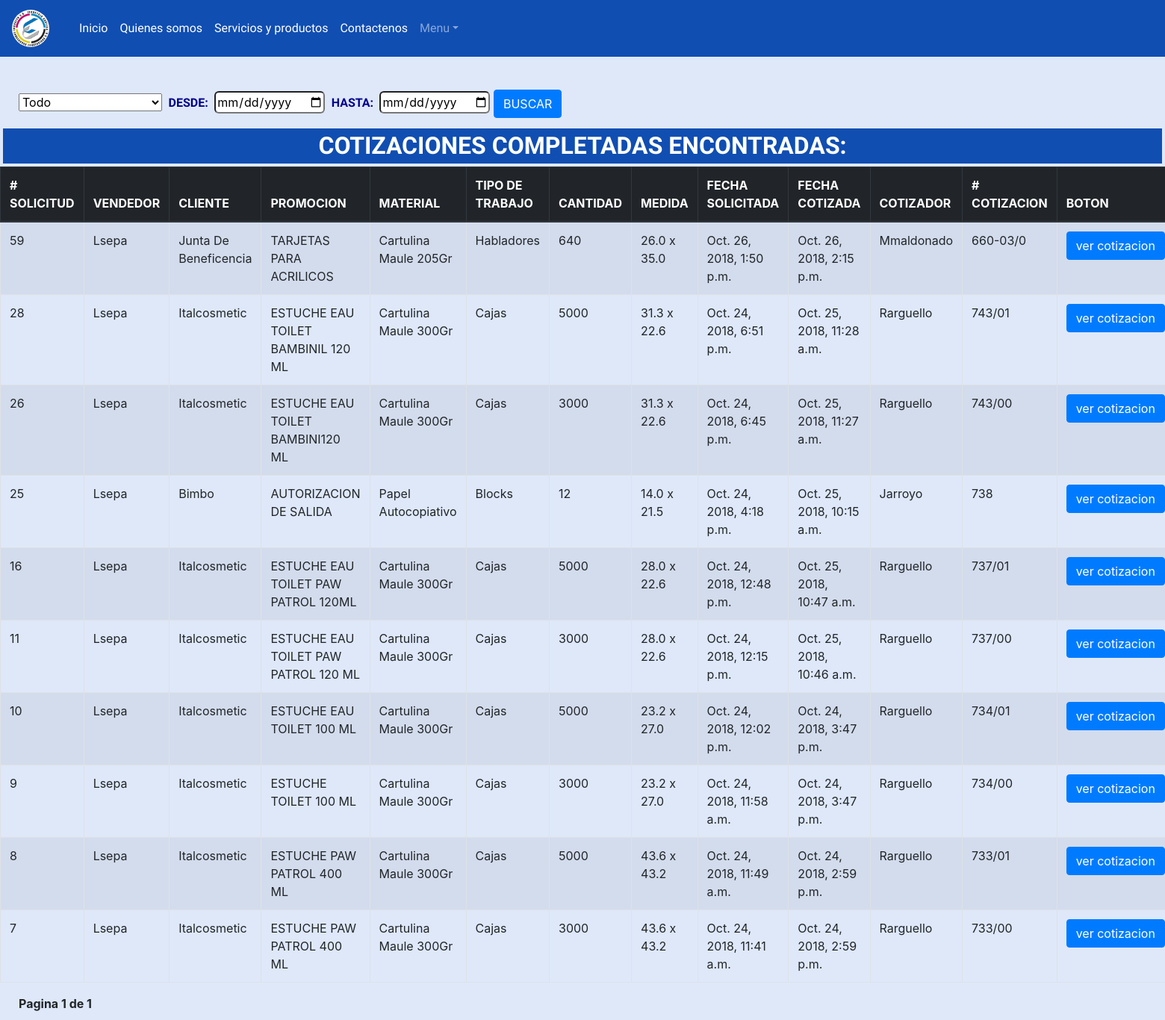
Page /cotizacion/ (signed in) on the committed database.
### cotizacion/models.py (models this page shows, shortened)
class CotizacionesSolicitadas(models.Model):
    num_solicitud = models.AutoField(primary_key = True)
    vendedor = models.CharField(max_length=20, blank=True)
    trabajo = models.CharField(max_length=40)
    nombre_cliente = models.ForeignKey(Clientes, on_delete=models.PROTECT, related_name="client")
    tipo_trabajo = models.CharField(max_length=30,null=True,blank=True)
    cantidad = models.IntegerField()
    material = models.CharField(max_length=30,null=True,blank=True)
    descripcion_material = models.CharField(max_length=30,null=True,blank=True)
    medida_alto = models.FloatField(null=True,blank=True,validators=[MaxValueValidator(99)])
    medida_ancho = models.FloatField(null=True,blank=True,validators=[MaxValueValidator(99)])
    impresion_tiro = models.CharField(max_length=30,null=True,blank=True)
    impresion_retiro = models.CharField(max_length=30,null=True,blank=True)
    uv = models.CharField(max_length=30,null=True,blank=True)
    laminado = models.CharField(max_length=30,null=True,blank=True)
    troquelado = models.CharField(max_length=30,null=True,blank=True)
    material2 = models.CharField(max_length=30,null=True,blank=True,default="")
    medida_alto_2 = models.FloatField(null=True,blank=True,validators=[MaxValueValidator(99)], default=0)
    medida_ancho_2 = models.FloatField(null=True,blank=True,validators=[MaxValueValidator(99)], default=0)
    descripcion_material2 = models.CharField(max_length=30,null=True,blank=True,default="")
    impresion_tiro2 = models.CharField(max_length=30,null=True,blank=True,default="")
    impresion_retiro2 = models.CharField(max_length=30,null=True,blank=True,default="")
    uv2 = models.CharField(max_length=30,null=True,blank=True,default="")
    laminado2 = models.CharField(max_length=30,null=True,blank=True,default="")
    troquelado2 = models.CharField(max_length=30,null=True,blank=True,default="")
    material3 = models.CharField(max_length=30,null=True,blank=True,default="")
    medida_alto_3 = models.FloatField(null=True,blank=True,validators=[MaxValueValidator(99)], default=0)
    medida_ancho_3 = models.FloatField(null=True,blank=True,validators=[MaxValueValidator(99)], default=0)
    descripcion_material3 = models.CharField(max_length=30,null=True,blank=True,default="")
    impresion_tiro3 = models.CharField(max_length=30,null=True,blank=True,default="")
    impresion_retiro3 = models.CharField(max_length=30,null=True,blank=True,default="")
    uv3 = models.CharField(max_length=30,null=True,blank=True,default="")
    laminado3 = models.CharField(max_length=30,null=True,blank=True,default="")
    troquelado3 = models.CharField(max_length=30,null=True,blank=True,default="")
    material4 = models.CharField(max_length=30,null=True,blank=True, default="")
    medida_alto_4 = models.FloatField(null=True,blank=True,validators=[MaxValueValidator(99)], default=0)
    medida_ancho_4 = models.FloatField(null=True,blank=True,validators=[MaxValueValidator(99)], default=0)
    descripcion_material4 = models.CharField(max_length=30,null=True,blank=True, default="")
    impresion_tiro4 = models.CharField(max_length=30,null=True,blank=True, default="")
    impresion_retiro4 = models.CharField(max_length=30,null=True,blank=True, default="")
    uv4 = models.CharField(max_length=30,null=True,blank=True, default="")
    laminado4 = models.CharField(max_length=30,null=True,blank=True, default="")
    troquelado4 = models.CharField(max_length=30,null=True,blank=True, default="")
    material5 = models.CharField(max_length=30,null=True,blank=True, default="")
    medida_alto_5 = models.FloatField(null=True,blank=True,validators=[MaxValueValidator(99)],default=0)
    medida_ancho_5 = models.FloatField(null=True,blank=True,validators=[MaxValueValidator(99)],default=0)
    descripcion_material5 = models.CharField(max_length=30,null=True,blank=True, default="")
    impresion_tiro5 = models.CharField(max_length=30,null=True,blank=True, default="")
    impresion_retiro5 = models.CharField(max_length=30,null=True,blank=True, default="")
    uv5 = models.CharField(max_length=30,null=True,blank=True, default="")
    laminado5 = models.CharField(max_length=30,null=True,blank=True, default="")
    troquelado5 = models.CharField(max_length=30,null=True,blank=True, default="")
    cantidad2 = models.IntegerField(null=True, blank=True, default=0)
    cantidad3 = models.IntegerField(null=True, blank=True, default =0)
    fecha_solicitada = models.DateTimeField(auto_now_add=True)
    detalles = models.CharField(max_length=300, blank=True,null=True)
    fecha_completada = models.DateTimeField(auto_now=True)
    cotizador = models.CharField(max_length=20, blank=True)
    numero_cotizacion = models.CharField(max_length=20, blank=True)
    imagen = models.ImageField(upload_to="uploads/", blank=True, null=True, default="none")
    procesado_por = models.CharField(max_length=25,default=" ",blank=True)
    solicitud_ot = models.CharField(max_length=20, blank=True, default= "")
    num_ot_relacionada = models.CharField(max_length=20, blank=True, default= "")

class Clientes(models.Model):
    nombre = models.CharField(max_length=40, unique=True)
    vendedor_asociado = models.ForeignKey(Usuarios, on_delete=models.PROTECT)
    usuario = models.CharField(max_length=20, blank=True)
    def __str__(self):
        return self.nombre

### cotizacion/views.py (the view, shortened to what this page needs)
# urls.py: path("cotizacion/",views.cotizaciones_completadas, name="cotizaciones_completadas"),
@login_required
def cotizaciones_completadas(request):
    ver = False
    cotizaciones_existentes = CotizacionesSolicitadas.objects.all().filter(cotizador__exact="")
    clientes_creados = models.Clientes.objects.all().order_by("nombre")
    trabajos_creados = models.TipoDeTrabajo.objects.all().order_by("trabajo")
    cotizadores = models.Usuarios.objects.all().filter(categoria="COT").order_by("username")
    vendedores = models.Usuarios.objects.all().filter(categoria="VEN").order_by("username")
    if request.method == "GET" and request.user.categoria == "VEN":
        cotizaciones = CotizacionesSolicitadas.objects.all().exclude(cotizador__exact="").filter(vendedor=request.user).order_by("-fecha_solicitada")
        paginator = Paginator(cotizaciones,10)
        page = request.GET.get('page')
        cotizaciones_completadas = paginator.get_page(page)
        return render(request,"cotizaciones_completadas.html",{"cotizaciones_completadas":cotizaciones_completadas,"ver":ver,"clientes_creados":clientes_creados,"trabajos_creados":trabajos_creados,"cotizadores":cotizadores,"vendedores":vendedores, "cotizaciones_existentes":cotizaciones_existentes})

### templates/cotizaciones_completadas.html (shortened to what this page needs)
{% extends "base.html" %}
{% block content %}
<div class="container">
  <form enctype="multipart/form-data" method="POST">
  <select  class="seleccion" name="seleccion" onchange="filtros_busqueda(this)">
    <option value="Todo">Todo</option>
  </select>
  <label for="desde">DESDE:</label>
  <input id="desde" type="date" name="desde" value="">
  <label for="hasta">HASTA:</label>
  <input id="hasta" type="date" name="hasta" value="">
  <input type="submit" name="buscar" class="btn btn-primary" value="BUSCAR">
</div>
{% if ver == False %}
<h2>COTIZACIONES COMPLETADAS ENCONTRADAS:</h2>
<div class="">
<table class="table table-striped table-bordered">
<thead class="thead-dark">
    <th># SOLICITUD</th>
  <th>VENDEDOR</th>
  <th>CLIENTE</th>
  <th>PROMOCION</th>
  <th>MATERIAL</th>
  <th>TIPO DE TRABAJO</th>
  <th>CANTIDAD</th>
  <th>MEDIDA</th>
  <th>FECHA SOLICITADA</th>
  <th>FECHA COTIZADA</th>
  <th>COTIZADOR</th>
  <th># COTIZACION</th>
  <th>BOTON</th>
</thead>
{% for cotizacion in cotizaciones_completadas %}
{% if cotizacion.vendedor == user.username or user.categoria == "COT" or user.categoria == "ADM" %}
<tr>
  <form enctype="multipart/form-data" method="POST">
  <td name="numero">{{ cotizacion.num_solicitud }} </td>
  <td>{{ cotizacion.vendedor }} </td>
  <td>{{ cotizacion.nombre_cliente }} </td>
  <td>{{ cotizacion.trabajo}}</td>
  <td>{{ cotizacion.material }} </td>
  <td>{{ cotizacion.tipo_trabajo }} </td>
  <td>{{ cotizacion.cantidad }} </td>
  <td>{{ cotizacion.medida_ancho }} x {{ cotizacion.medida_alto }} </td>
  <td>{{ cotizacion.fecha_solicitada }}</td>
  <td>{{ cotizacion.fecha_completada }}</td>
  <td>{{ cotizacion.cotizador }}</td>
  <td>{{ cotizacion.numero_cotizacion }}</td>
  <td class="celda_boton"> <input type="submit" name="ver" value="ver cotizacion" class="btn btn-primary"></td>
  </tr>
  {% endif %}
  {% endfor %}
</table>
</div>
<div class="container">
<div class="pagination" >
    <span class="step-links">
        <span class="current" style="font-weight:bold">
            Pagina {{ cotizaciones_completadas.number }} de {{ cotizaciones_completadas.paginator.num_pages }}
        </span>
    </span>
</div>
</div>
{% endif %}
{% endblock %}

### static/css_propio/style.css (style rules this page uses)
label { color: darkblue; font-weight: bold; font-family: 'Exo 2', sans-serif; padding: 4px; }
h2 { color: white; font-weight: bold; font-family: 'Exo 2', sans-serif; margin: 4px; padding: 4px; text-align: center; background-color: #104eb2; }
input { border-radius: 6px; }
.container { margin:10px; align-content: center; }
body { background-color: #dee8f9; }
td { font-weight: normal; }

### rows in the picture
CotizacionesSolicitadas: num_solicitud "59", vendedor "Lsepa", nombre_cliente "Junta De Beneficencia", trabajo "TARJETAS PARA ACRILICOS", material "Cartulina Maule 205Gr", tipo_trabajo "Habladores", cantidad "640", medida_ancho "26.0", medida_alto "35.0", fecha_solicitada "Oct. 26, 2018, 1:50 p.m.", fecha_completada "Oct. 26, 2018, 2:15 p.m.", cotizador "Mmaldonado", numero_cotizacion "660-03/0"
CotizacionesSolicitadas: num_solicitud "28", vendedor "Lsepa", nombre_cliente "Italcosmetic", trabajo "ESTUCHE EAU TOILET BAMBINIL 120 ML", material "Cartulina Maule 300Gr", tipo_trabajo "Cajas", cantidad "5000", medida_ancho "31.3", medida_alto "22.6", fecha_solicitada "Oct. 24, 2018, 6:51 p.m.", fecha_completada "Oct. 25, 2018, 11:28 a.m.", cotizador "Rarguello", numero_cotizacion "743/01"
CotizacionesSolicitadas: num_solicitud "26", vendedor "Lsepa", nombre_cliente "Italcosmetic", trabajo "ESTUCHE EAU TOILET BAMBINI120 ML", material "Cartulina Maule 300Gr", tipo_trabajo "Cajas", cantidad "3000", medida_ancho "31.3", medida_alto "22.6", fecha_solicitada "Oct. 24, 2018, 6:45 p.m.", fecha_completada "Oct. 25, 2018, 11:27 a.m.", cotizador "Rarguello", numero_cotizacion "743/00"
CotizacionesSolicitadas: num_solicitud "25", vendedor "Lsepa", nombre_cliente "Bimbo", trabajo "AUTORIZACION DE SALIDA", material "Papel Autocopiativo", tipo_trabajo "Blocks", cantidad "12", medida_ancho "14.0", medida_alto "21.5", fecha_solicitada "Oct. 24, 2018, 4:18 p.m.", fecha_completada "Oct. 25, 2018, 10:15 a.m.", cotizador "Jarroyo", numero_cotizacion "738"
CotizacionesSolicitadas: num_solicitud "16", vendedor "Lsepa", nombre_cliente "Italcosmetic", trabajo "ESTUCHE EAU TOILET PAW PATROL 120ML", material "Cartulina Maule 300Gr", tipo_trabajo "Cajas", cantidad "5000", medida_ancho "28.0", medida_alto "22.6", fecha_solicitada "Oct. 24, 2018, 12:48 p.m.", fecha_completada "Oct. 25, 2018, 10:47 a.m.", cotizador "Rarguello", numero_cotizacion "737/01"
CotizacionesSolicitadas: num_solicitud "11", vendedor "Lsepa", nombre_cliente "Italcosmetic", trabajo "ESTUCHE EAU TOILET PAW PATROL 120 ML", material "Cartulina Maule 300Gr", tipo_trabajo "Cajas", cantidad "3000", medida_ancho "28.0", medida_alto "22.6", fecha_solicitada "Oct. 24, 2018, 12:15 p.m.", fecha_completada "Oct. 25, 2018, 10:46 a.m.", cotizador "Rarguello", numero_cotizacion "737/00"
CotizacionesSolicitadas: num_solicitud "10", vendedor "Lsepa", nombre_cliente "Italcosmetic", trabajo "ESTUCHE EAU TOILET 100 ML", material "Cartulina Maule 300Gr", tipo_trabajo "Cajas", cantidad "5000", medida_ancho "23.2", medida_alto "27.0", fecha_solicitada "Oct. 24, 2018, 12:02 p.m.", fecha_completada "Oct. 24, 2018, 3:47 p.m.", cotizador "Rarguello", numero_cotizacion "734/01"
CotizacionesSolicitadas: num_solicitud "9", vendedor "Lsepa", nombre_cliente "Italcosmetic", trabajo "ESTUCHE TOILET 100 ML", material "Cartulina Maule 300Gr", tipo_trabajo "Cajas", cantidad "3000", medida_ancho "23.2", medida_alto "27.0", fecha_solicitada "Oct. 24, 2018, 11:58 a.m.", fecha_completada "Oct. 24, 2018, 3:47 p.m.", cotizador "Rarguello", numero_cotizacion "734/00"
CotizacionesSolicitadas: num_solicitud "8", vendedor "Lsepa", nombre_cliente "Italcosmetic", trabajo "ESTUCHE PAW PATROL 400 ML", material "Cartulina Maule 300Gr", tipo_trabajo "Cajas", cantidad "5000", medida_ancho "43.6", medida_alto "43.2", fecha_solicitada "Oct. 24, 2018, 11:49 a.m.", fecha_completada "Oct. 24, 2018, 2:59 p.m.", cotizador "Rarguello", numero_cotizacion "733/01"
CotizacionesSolicitadas: num_solicitud "7", vendedor "Lsepa", nombre_cliente "Italcosmetic", trabajo "ESTUCHE PAW PATROL 400 ML", material "Cartulina Maule 300Gr", tipo_trabajo "Cajas", cantidad "3000", medida_ancho "43.6", medida_alto "43.2", fecha_solicitada "Oct. 24, 2018, 11:41 a.m.", fecha_completada "Oct. 24, 2018, 2:59 p.m.", cotizador "Rarguello", numero_cotizacion "733/00"

### other values in the picture
{{ cotizaciones_completadas.number }} "1"
{{ cotizaciones_completadas.paginator.num_pages }} "1"
